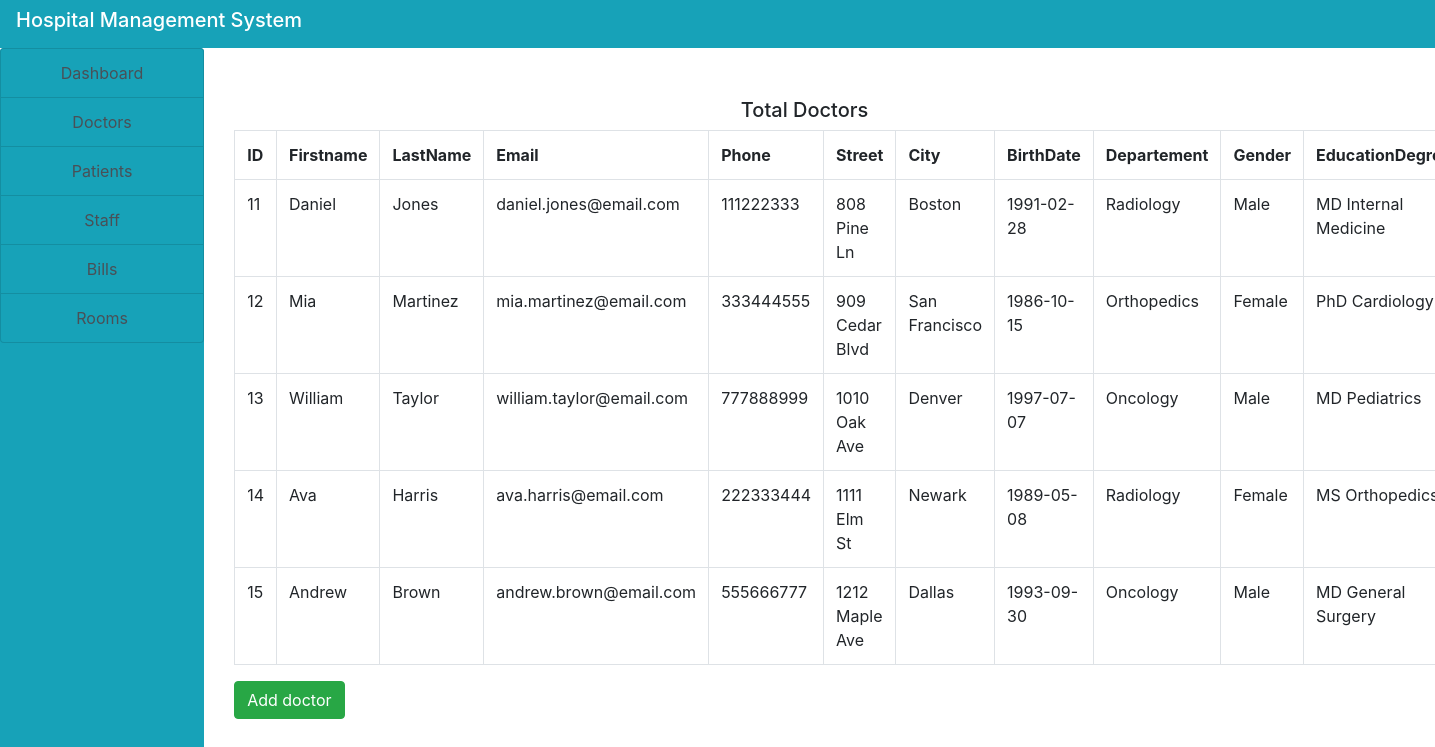
The page /admin/doctor.php on the database its author committed.
### tables this page shows
CREATE TABLE `doctors` (
  `Doctor_ID` int(11) NOT NULL,
  `EducationDegree` varchar(50) DEFAULT NULL
);

CREATE TABLE `staff` (
  `ID` int(11) NOT NULL,
  `FirstName` varchar(20) DEFAULT NULL,
  `LastName` varchar(20) DEFAULT NULL,
  `Email` varchar(50) DEFAULT NULL,
  `Phone` int(11) DEFAULT NULL,
  `Street` varchar(50) DEFAULT NULL,
  `City` varchar(50) DEFAULT NULL,
  `BirthDate` date DEFAULT NULL,
  `Departement` varchar(50) DEFAULT NULL,
  `Gender` varchar(20) DEFAULT NULL
);

### admin/doctor.php (the view, shortened to what this page needs)
<!DOCTYPE html>
<html>
<head>
</head>
<body>
<?php
     include ("../include/header.php");
    include ("../include/connection.php");
?>
       <div class="container-fluid">
           <div class="col-md-12">
                <div class="row">
                      <div class="col-md-2" style="margin-left: -30px ">
                          <?php
                              include("sidenav.php");
                          ?>
                      </div>
                       <div class="col-md-10" style="margin-top: 50px">
                           <h5 class="text-center">Total Doctors</h5>
                           <?php
                               $query = "SELECT * FROM doctors D join staff S on D.Doctor_ID=S.ID;";
                               $res = mysqli_query($con, $query);
                           $output = "";
                           $output .="
                          <table class='table table-bordered'>
                                       <tr>
                                          <th>ID</th>
                                          <th>Firstname</th>
                                          <th>LastName</th>
                                          <th>Email</th>
                                          <th>Phone</th>
                                          <th>Street</th>
                                          <th>City</th>
                                          <th>BirthDate</th>
                                          <th>Departement</th>
                                          <th>Gender</th>
                                          <th>EducationDegree</th>
                                       </tr>
                                    ";
                           while ($row = mysqli_fetch_array($res) ){
                               $output .= "
                                     <tr>
                                         <td>".$row['ID']."</td>
                                         <td>".$row['FirstName']."</td>
                                         <td>".$row['LastName']."</td>
                                         <td>".$row['Email']."</td>
                                          <td>".$row['Phone']."</td>
                                          <td>".$row['Street']."</td>
                                          <td>".$row['City']."</td>
                                          <td>".$row['BirthDate']."</td>
                                          <td>".$row['Departement']."</td>
                                        <td>".$row['Gender']."</td>
                                        <td>".$row['EducationDegree']."</td>
                                      </tr>
                                      ";
                           }
                           $output .="
                       </table>
                          ";
                           echo $output;
                           ?>
                   <a href="apply.php"><input type="submit" name="apply" value="Add doctor" class="btn btn-success" >
                        </a></div>
                </div>
           </div>
       </div>
</body>
</html>

### rows shown on the page
doctors: Doctor_ID.ID "11", Doctor_ID.FirstName "Daniel", Doctor_ID.LastName "Jones", Doctor_ID.Email "daniel.jones@email.com", Doctor_ID.Phone "111222333", Doctor_ID.Street "808 Pine Ln", Doctor_ID.City "Boston", Doctor_ID.BirthDate "1991-02-28", Doctor_ID.Departement "Radiology", Doctor_ID.Gender "Male", EducationDegree "MD Internal Medicine"
doctors: Doctor_ID.ID "12", Doctor_ID.FirstName "Mia", Doctor_ID.LastName "Martinez", Doctor_ID.Email "mia.martinez@email.com", Doctor_ID.Phone "333444555", Doctor_ID.Street "909 Cedar Blvd", Doctor_ID.City "San Francisco", Doctor_ID.BirthDate "1986-10-15", Doctor_ID.Departement "Orthopedics", Doctor_ID.Gender "Female", EducationDegree "PhD Cardiology"
doctors: Doctor_ID.ID "13", Doctor_ID.FirstName "William", Doctor_ID.LastName "Taylor", Doctor_ID.Email "william.taylor@email.com", Doctor_ID.Phone "777888999", Doctor_ID.Street "1010 Oak Ave", Doctor_ID.City "Denver", Doctor_ID.BirthDate "1997-07-07", Doctor_ID.Departement "Oncology", Doctor_ID.Gender "Male", EducationDegree "MD Pediatrics"
doctors: Doctor_ID.ID "14", Doctor_ID.FirstName "Ava", Doctor_ID.LastName "Harris", Doctor_ID.Email "ava.harris@email.com", Doctor_ID.Phone "222333444", Doctor_ID.Street "1111 Elm St", Doctor_ID.City "Newark", Doctor_ID.BirthDate "1989-05-08", Doctor_ID.Departement "Radiology", Doctor_ID.Gender "Female", EducationDegree "MS…"
doctors: Doctor_ID.ID "15", Doctor_ID.FirstName "Andrew", Doctor_ID.LastName "Brown", Doctor_ID.Email "andrew.brown@email.com", Doctor_ID.Phone "555666777", Doctor_ID.Street "1212 Maple Ave", Doctor_ID.City "Dallas", Doctor_ID.BirthDate "1993-09-30", Doctor_ID.Departement "Oncology", Doctor_ID.Gender "Male", EducationDegree "MD General Surgery"
